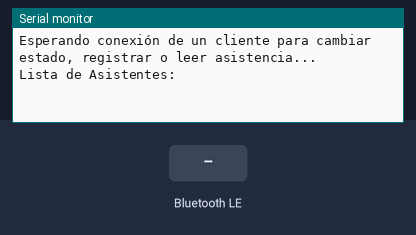
Recording of a sketch running on a simulated ESP32. On the bench: the last lines printed to the serial monitor. Inputs (shaded band) come from the test bench. Nothing arrives over Bluetooth unless stated; a phone connects over Bluetooth LE 3 s after start.

Above: at 1.2 s.
1.3 s: Bluetooth LE write "start" received
At 2.3 s:
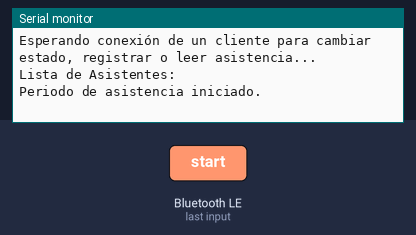
2.8 s: Bluetooth LE write "start" received
At 4.0 s:
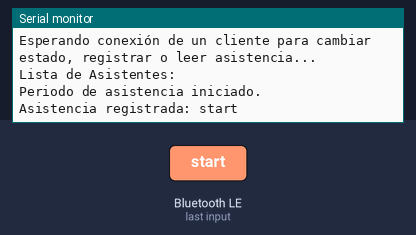
4.3 s: Bluetooth LE write "stop" received
At 5.7 s:
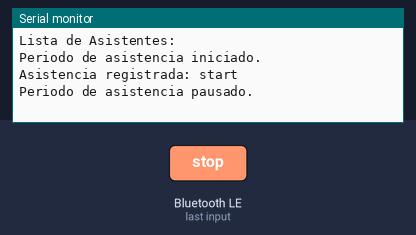

Measured:
- after the input at 1.3 s, the serial monitor: prints a new line after 0.05 s (image 1)
- after the input at 2.8 s, the serial monitor: prints a new line at once (image 2)
- after the input at 4.3 s, the serial monitor: prints a new line after 0.05 s (image 3)

The sketch:

BLE_ESP32_ILR.ino
```cpp
#include <BLEDevice.h>
#include <BLEServer.h>
#include <BLEUtils.h>
#include <BLE2902.h>

// Variables globales
BLEServer* pServer = NULL;
BLECharacteristic* pCharacteristicEstado = NULL;
BLECharacteristic* pCharacteristicRegistrar = NULL;
BLECharacteristic* pCharacteristicLeer = NULL;

bool periodoActivo = false;

const int maxAsistentes = 100;
String asistentes[maxAsistentes];
int numAsistentes = 0;

// UUIDs para los servicios y características
#define SERVICE_UUID_CAMBIO_ESTADO "2DA27884-06EE-4A0D-9102-9EADB3E6629C"
#define CHARACTERISTIC_UUID_CAMBIO_ESTADO "11111111-1111-1111-1111-111111111112"

#define SERVICE_UUID_REGISTRAR "68CCE3A1-A94D-4B2F-AC00-747066E80F05"
#define CHARACTERISTIC_UUID_REGISTRAR "22222222-2222-2222-2222-222222222223"

#define SERVICE_UUID_LEER "C4997186-5979-40AE-81EC-013A0A4313E2"
#define CHARACTERISTIC_UUID_LEER "33333333-3333-3333-3333-333333333334"

class MyServerCallbacks: public BLEServerCallbacks {
    void onConnect(BLEServer* pServer) {
      BLEDevice::startAdvertising();
    };

    void onDisconnect(BLEServer* pServer) {
    }
};

class EstadoCallbacks: public BLECharacteristicCallbacks {
    void onWrite(BLECharacteristic *pCharacteristic) {
      String value = pCharacteristic->getValue();
      if (value == "start") {
        periodoActivo = true;
        Serial.println("Periodo de asistencia iniciado.");
      } else if (value == "stop") {
        periodoActivo = false;
        Serial.println("Periodo de asistencia pausado.");
        // Vaciar el arreglo de asistencia
        numAsistentes = 0;
      }
    }
};

class RegistrarCallbacks: public BLECharacteristicCallbacks {
    void onWrite(BLECharacteristic *pCharacteristic) {
      if (periodoActivo && numAsistentes < maxAsistentes) {
        String value = pCharacteristic->getValue();
        asistentes[numAsistentes] = value;
        numAsistentes++;
        Serial.println("Asistencia registrada: " + value);
      }
    }
};

void setup() {
  Serial.begin(115200);

  // Crear el dispositivo BLE
  BLEDevice::init("ESP32");

  // Crear el servidor BLE
  pServer = BLEDevice::createServer();
  pServer->setCallbacks(new MyServerCallbacks());

  // Crear el servicio BLE para cambio de estado
  BLEService *pServiceEstado = pServer->createService(SERVICE_UUID_CAMBIO_ESTADO);

  // Crear una característica BLE para cambio de estado
  pCharacteristicEstado = pServiceEstado->createCharacteristic(
                      CHARACTERISTIC_UUID_CAMBIO_ESTADO,
                      BLECharacteristic::PROPERTY_WRITE
                    );
  pCharacteristicEstado->addDescriptor(new BLE2902());
  pCharacteristicEstado->setCallbacks(new EstadoCallbacks());

  // Iniciar el servicio de cambio de estado
  pServiceEstado->start();

  // Crear el servicio BLE para registrar asistencia
  BLEService *pServiceRegistrar = pServer->createService(SERVICE_UUID_REGISTRAR);

  // Crear una característica BLE para registrar asistencia
  pCharacteristicRegistrar = pServiceRegistrar->createCharacteristic(
                      CHARACTERISTIC_UUID_REGISTRAR,
                      BLECharacteristic::PROPERTY_WRITE
                    );
  pCharacteristicRegistrar->addDescriptor(new BLE2902());
  pCharacteristicRegistrar->setCallbacks(new RegistrarCallbacks());

  // Iniciar el servicio registrar asistencia
  pServiceRegistrar->start();

  // Crear el servicio BLE para leer asistentes
  BLEService *pServiceLeer = pServer->createService(SERVICE_UUID_LEER);

  // Crear una característica BLE para leer asistentes
  pCharacteristicLeer = pServiceLeer->createCharacteristic(
                      CHARACTERISTIC_UUID_LEER,
                      BLECharacteristic::PROPERTY_READ
                    );
  pCharacteristicLeer->addDescriptor(new BLE2902());

  // Iniciar el servicio leer asistentes
  pServiceLeer->start();

  // Iniciar la publicidad
  BLEAdvertising *pAdvertising = BLEDevice::getAdvertising();
  pAdvertising->addServiceUUID(SERVICE_UUID_CAMBIO_ESTADO);
  pAdvertising->addServiceUUID(SERVICE_UUID_REGISTRAR);
  pAdvertising->addServiceUUID(SERVICE_UUID_LEER);
  pAdvertising->setScanResponse(false);
  pAdvertising->setMinPreferred(0x0);
  BLEDevice::startAdvertising();
  Serial.println("Esperando conexión de un cliente para cambiar estado, registrar o leer asistencia...");
}

void loop() {
    // Imprimir el arreglo de asistentes en el monitor serial
    Serial.println("Lista de Asistentes:");
    for (int i = 0; i < numAsistentes; i++) {
      Serial.println(asistentes[i]);
    }

    // Si hay un dispositivo conectado, enviar la lista de asistentes
    if (periodoActivo) {
        String asistentesStr = "";
        for (int i = 0; i < numAsistentes; i++) {
            asistentesStr += asistentes[i] + "\n";
        }
        pCharacteristicLeer->setValue(asistentesStr.c_str());
    }

    delay(10000); // Esperar 10 segundos antes de imprimir de nuevo
}
```
